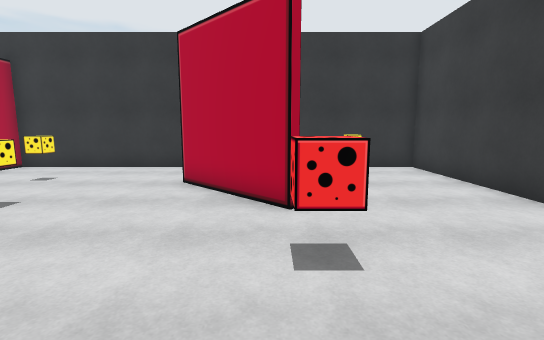
[1] (above)

22 first-person views from a walk through a scene from a Unity 3-D project. The camera is 1.5 m above the floor, tilts 8° down and sees 85° across. The floor is counted in squares, 1 m on a side. Each view is taken from the middle of a square. On the plan, view 1 faces up. The plan holds only what a view shows up to about 15 squares ahead; the rest is blank. The player character is not drawn.

[2]
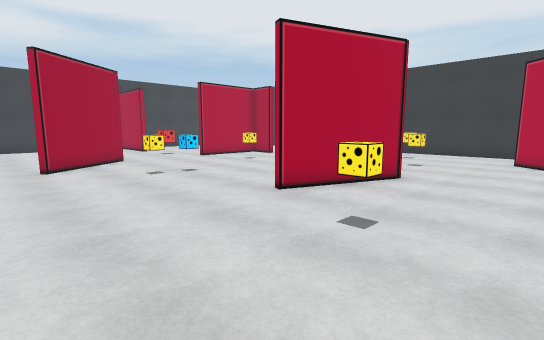

[3]
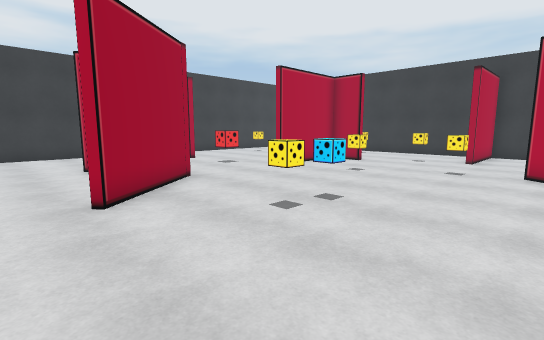

[4]
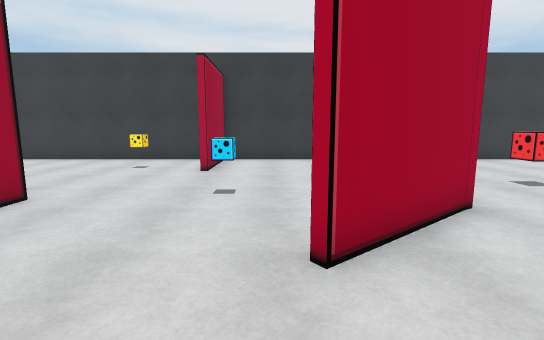

[5]
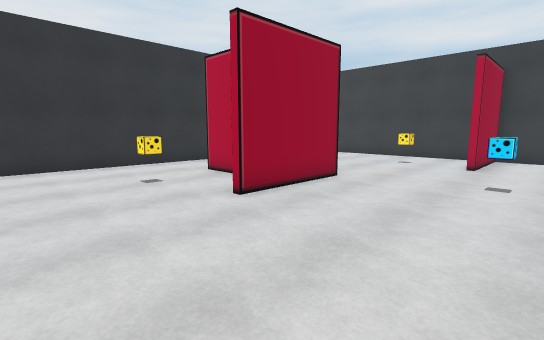

[6]
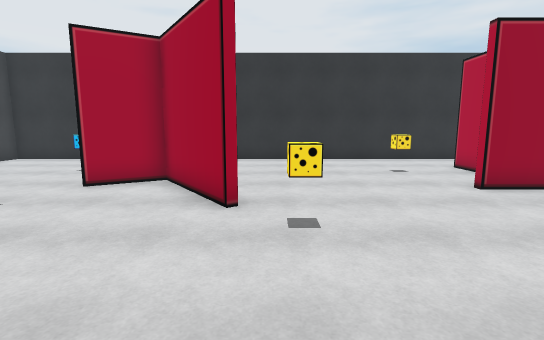

[7]
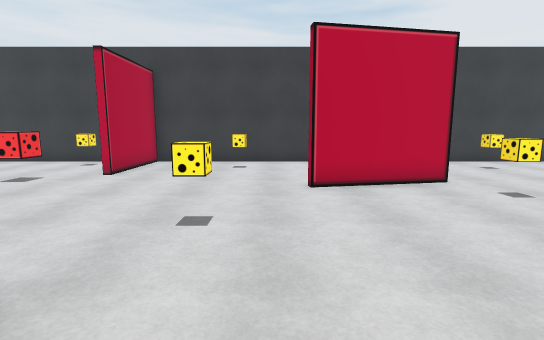

[8]
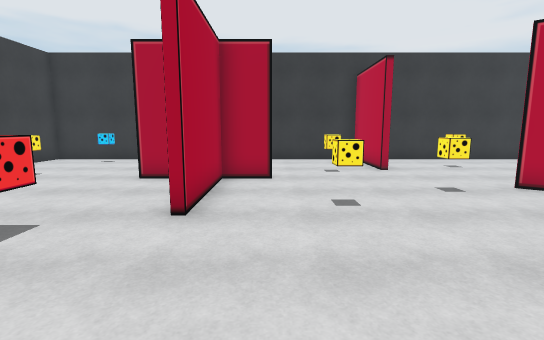

[9]
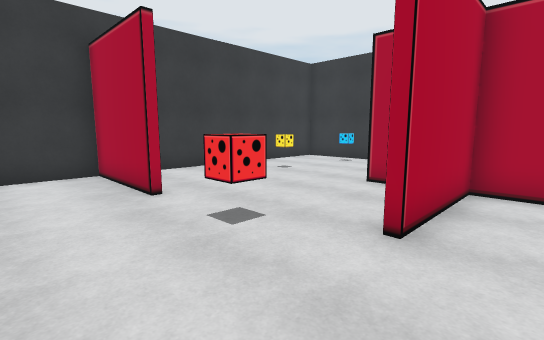

[10]
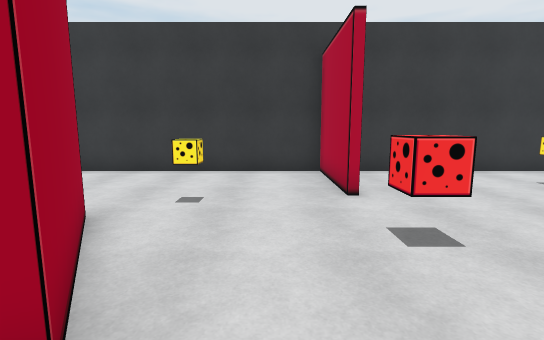

[11]
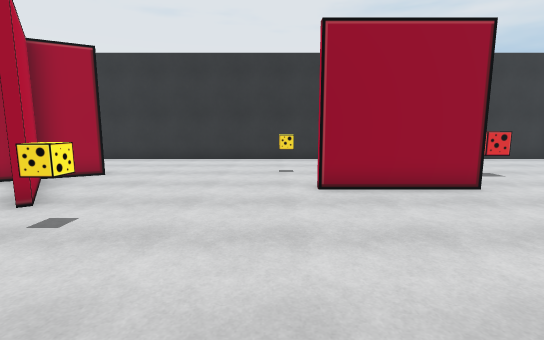

[12]
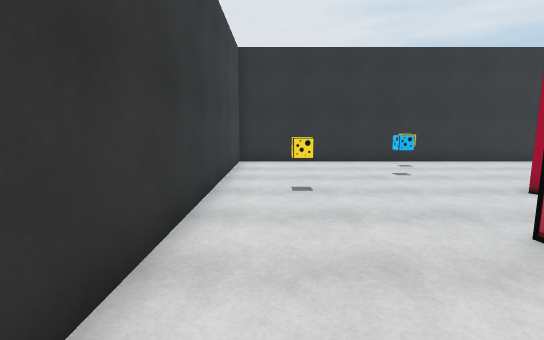

[13]
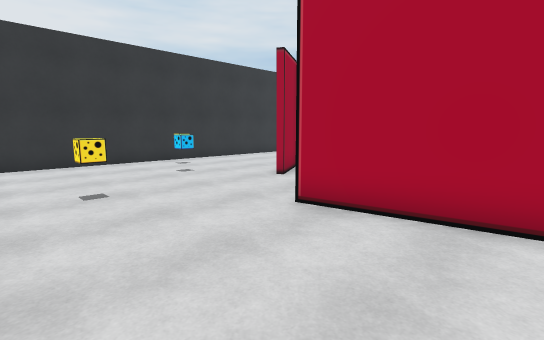

[14]
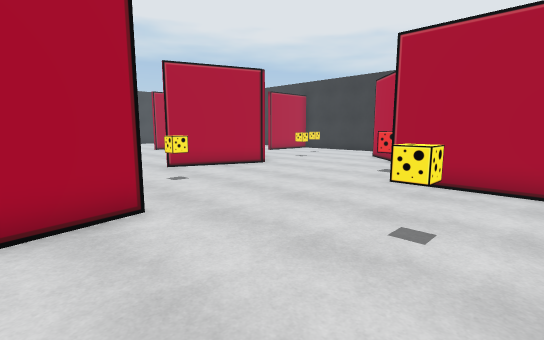

[15]
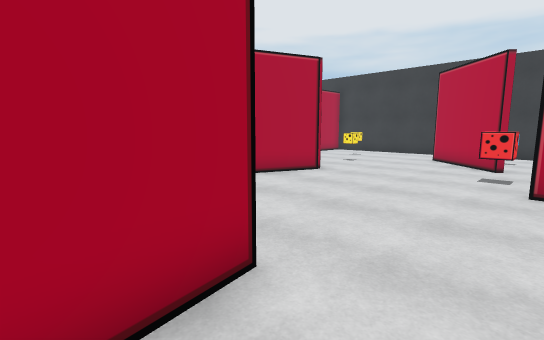

[16]
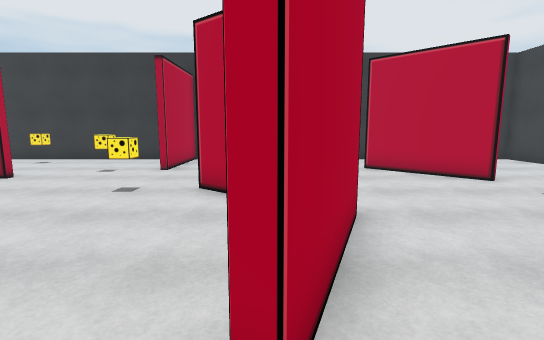

[17]
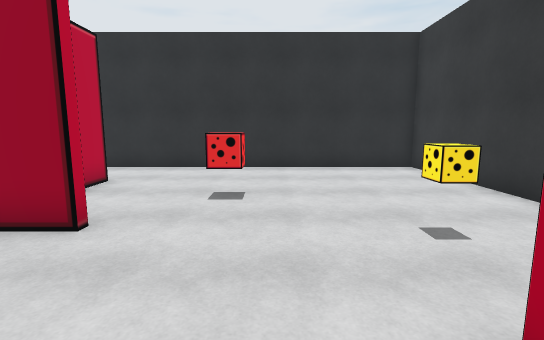

[18]
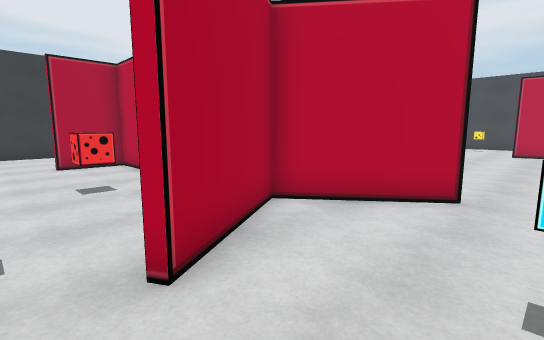

[19]
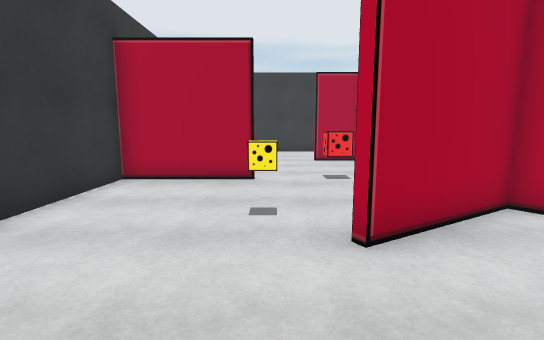

[20]
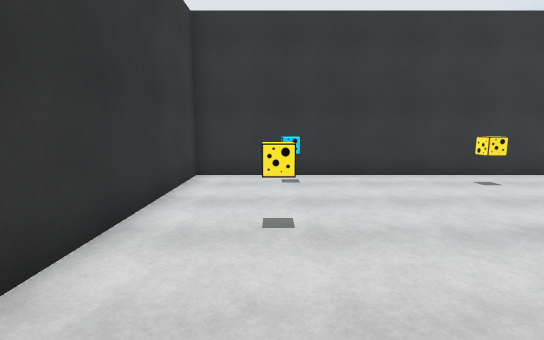

[21]
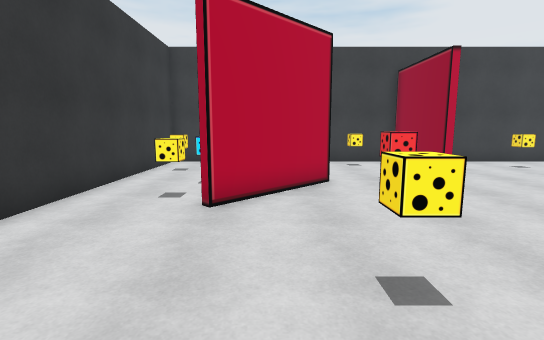

[22]
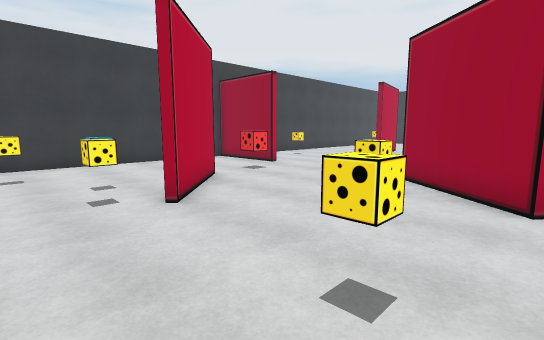

### Floor plan
Points are (right, up) in squares from view 1. A wall is a line through its corners. A room is listed if a view was taken in it or the views show most of it. See-through windows are left out.
Room 1 (views 1, 2, 3, 4, 5, 6, 7, 8, 9, 10, 11, 12, 13, 14, 15, 16, 17, 18, 19, 20, 21, 22)
walls: (-13.2, -5.6) (-15.6, -2.6) (-18.8, -4.4); (-6.2, -9.4) (-3.9, -12.6) (-2, -11.5); (-7, 3.7) (-7.9, 4.4); (-7.8, 4.6) (-4.5, 2.1) (-6, -1.9); (-0.3, -4.8) (0.4, -8.9); (-18.9, -4.2) (-15.5, -2.2) (-13, -5.4); (-5.6, -13.5) (-4.1, -12.7) (-6.3, -9.6); (-16.2, -11.2) (-12.1, -11.2); (0.2, -9) (-0.5, -5); (-15.7, 4.1) (-15.7, 5.8) (-18, 5.8); (-13.9, 5.8) (-15.5, 5.8) (-15.5, 2) (-15.9, 2); (-14, -13.8) (-14.1, -15.4); (-10, 7.6) (-10, 11.5) (-24.4, 11.5) (-24.4, 2.1); (1.5, 1.5) (5.5, 1.5) (5.5, 11.5) (-9.7, 11.5) (-9.8, 7.6); (-20.5, 0.7) (-24.4, 0.7) (-24.4, -8.3) (-20.4, -8.3); (-14.3, -15.4) (-14.3, -14.3); (0.4, 5.3) (-2.5, 8.2); (-24.4, -9.2) (-24.4, -18.5) (5.5, -18.5) (5.5, 1.2) (1.4, 1.2)
objects: other object (-22, 7); other object (-21, -11); other object (-21, 10); other object (-20, -3); other object (-18, -14); other object (-18, 1); other object (-17, -7); other object (-16, 10); other object (-13, 3); other object (-12, -14); other object (-12, 7); other object (-11, -3); other object (-11, -2); other object (-10, 4); other object (-8, -9); other object (-7, 9); other object (-5, 6); other object (-3, -3); other object (-1, -17); other object (-1, -10); other object (-1, 9); other object (0, -15); other object (0, 9); other object (1, 3); other object (3, -12); other object (3, 10); other object (4, -3); other object (4, 4)

Where each view was taken, in squares from view 1:
view 1: 0 up, 0 right, facing up
view 2: 7 down, 1 left, facing up-left
view 3: 7 down, 7 left, facing up-left
view 4: 6 down, 10 left, facing left
view 5: 6 down, 8 left, facing down-left
view 6: 4 down, 7 left, facing down
view 7: 4 down, 8 left, facing right
view 8: 3 down, 14 left, facing up
view 9: 2 down, 14 left, facing up-left
view 10: 1 down, 14 left, facing left
view 11: 4 down, 11 left, facing down
view 12: 5 down, 4 right, facing down
view 13: 5 down, 5 right, facing down-left
view 14: 7 down, 5 right, facing up-left
view 15: 7 down, 2 right, facing up-left
view 16: 3 down, 6 left, facing up
view 17: 7 down, 19 left, facing down
view 18: 7 down, 20 left, facing up-right
view 19: 8 down, 20 left, facing up
view 20: 2 up, 22 left, facing up
view 21: 7 up, 8 left, facing right
view 22: 11 up, 8 left, facing down-right
